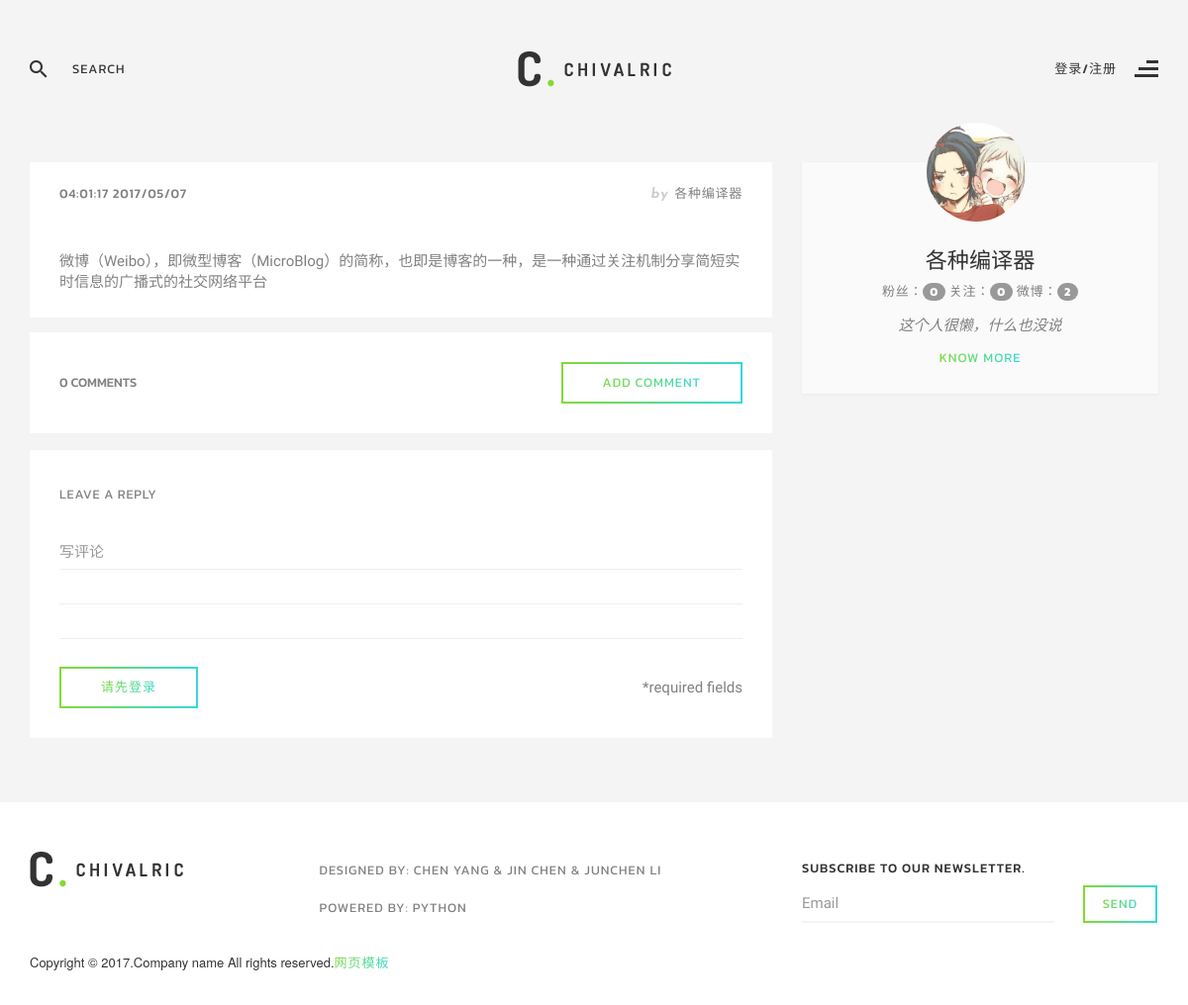
Screenshot of /content/3 with the database file from the repository.
### weibo/models.py (models this page shows, shortened)
class Article(db.Model):
	__tablename__ = 'articles'
	id = db.Column(db.Integer, primary_key=True)
	content = db.Column(db.String(140), nullable=False)
	timestamp = db.Column(db.DateTime, default=datetime.utcnow, index=True)
	user_id = db.Column(db.Integer, db.ForeignKey('users.id'))
	comments = db.relationship('Comment', backref='article')
	comments_number = db.Column(db.Integer, default=0)
	like = db.relationship('Like', backref='article')
	like_number = db.Column(db.Integer, default=0)

class User(UserMixin, db.Model):
	__tablename__ = 'users'
	id = db.Column(db.Integer, primary_key=True)
	email = db.Column(db.String(64), unique=True, index=True)
	username = db.Column(db.String(64), unique=True, index=True)
	password_hash = db.Column(db.String(128))
	image = db.Column(db.String(200), default='username.jpg')
	content = db.Column(db.String(200), default='这个人很懒，什么也没说')
	articles = db.relationship('Article', backref='user')
	comments = db.relationship('Comment', backref='user')
	like = db.relationship('Like', backref='user', lazy='dynamic')
	followers = db.relationship('Follow', foreign_keys=[Follow.followed_id], backref=db.backref('followed', lazy='joined'), lazy='dynamic', cascade='all, delete-orphan')
	followeds = db.relationship('Follow', foreign_keys=[Follow.follower_id], backref=db.backref('follower', lazy='joined'), lazy='dynamic', cascade='all, delete-orphan')
	@property
	def password(self):
		raise AttributeError('password is not a readable attribute')

### weibo/main/views.py (the view, shortened to what this page needs)
@main.route('/content/<article_id>', methods=['GET', 'POST'])
def content(article_id):
	loginform = LoginForm()
	registerform = RegisterForm()
	commentform = CommentForm()
	article = Article.query.filter_by(id=article_id).first()
	n = article.id
	comments =Comment.query.filter_by(article_id=article_id)
	total = Article.query.filter_by(user_id=article.user.id).count()
	return render_template('content.html', article=article, total=total, comments=comments, loginform=loginform, registerform=registerform, commentform=commentform)

### weibo/main/forms.py (shortened to what this page needs)
class LoginForm(Form):
	email = StringField('邮箱：', validators=[Required(), Length(1, 64), Email()])
	password = PasswordField('密码：', validators=[Required()])
	remember_me = BooleanField('记住我')
	submit = SubmitField('登录')

class RegisterForm(Form):
	email = StringField('邮箱：', validators=[Required(), Length(1, 64), Email()])
	username = StringField('用户名：', validators=[
		Required(), Length(1, 64)
		])
	password =PasswordField('密码：', validators=[Required()])
	password2 = PasswordField('重复密码：', validators=[Required(), EqualTo('password', message='两次密码应一致')])
	submit = SubmitField('注册')

### weibo/templates/content.html (shortened to what this page needs)
﻿<!DOCTYPE html>
<html lang="en">
<head>
    <link rel="stylesheet" href="../static/css/bootstrap.min.css">
    <link rel="stylesheet" href="../static/css/font-awesome.min.css">
    <link rel="stylesheet" href="../static/vendors/owl-carousel/assets/owl.carousel.css">
    <link rel="stylesheet" href="../static/vendors/magnific-popup/magnific-popup.css">
    <link rel="stylesheet" href="../static/vendors/flexslider/flexslider.css">
    <link href="../static/bootstrap3/css/bootstrap.css" rel="stylesheet" />
    <link href="../static/css/login-register.css" rel="stylesheet" />
    <link rel="stylesheet" href="http://netdna.bootstrapcdn.com/font-awesome/4.0.3/css/font-awesome.css">
    <link href="../static/css/style.css" rel="stylesheet">
    <link href="../static/css/theme/green.css" rel="stylesheet">
</head>
<body class="home">
    <header class="row transparent white header1" data-spy="affix" data-offset-top="0" id="header">
        <div class="container">
            <div class="row top-header">
                <div class="col-sm-4 search-form-col">
                    <form action="#" method="get" class="search-form">
                        <div class="input-group">
                            <span class="input-group-addon"><img src="../static/images/search-icon-dark.png" alt=""></span>
                            <input type="search" class="form-control" placeholder="search">
                        </div>
                    </form>
                </div>
                <div class="col-sm-4 logo-col text-center">
                    <a href="/"><img src="../static/images/logo-black-green.png" alt=""></a>
                </div>
                <div class="col-sm-4 menu-trigger-col text-right">
                    <button class="menu-trigger black pull-right">
                    {% if current_user.is_authenticated %}
                    <span class="active-page">more</span>
                    {% else %}
                    <span class="active-page">登录/注册</span>
                    {% endif %}
                    <img src="../static/images/menu-align-dark.png" alt="" class="icon-burger">
                </button>
                </div>
            </div>
        </div>
    </header>
    <section class="row content-wrap">
        <div class="container">
        <h2 class="page-title text-center">&nbsp;</h2>
            <div class="row">
                <div class="col-md-8 single-post-contents">
                    <article class="single-post-content row m0 post">
                        <header class="row">
                            <h5 class="post-meta">
                                <a href="#" class="date" style="float: left;">{{ moment(article.timestamp).format('HH:mm:ss YYYY/MM/DD') }}</a>
                                <span class="post-author"><i>by</i><a href="/{{ article.user.username }}">{{ article.user.username }}</a></span>
                            </h5>
                        </header>
                        <div class="post-content row">
                            <p style="width: 100%; word-wrap: break-word;" class="personal-font-p">{{ article.content }}</p>
                        </div>
                    </article>
                    <article class="single-post-content row m0 post">
                        <div class="row m0 comments">
                            <h5 class="response-count">{{ article.comments_number }} comments<a href="#comment-form" class="btn btn-primary pull-right"><span>add comment</span></a></h5>
                        </div>
                    </article>
                    <article class="single-post-content row m0 post">
                        <form action="/content/{{ article.id }}" method="post" class="comment-form row" id="comment-form">
                            <h5 class="form-title">leave a reply</h5>
                            <div class="form-group col-sm-12">
                                {{ commentform.content(id="message", class="form-control", placeholder="写评论", required='required') }}
                            </div>
                            <div class="col-sm-12">
                                {% if current_user.is_authenticated %}
                                {{ commentform.submit(class='btn-primary', style='color: gray') }}
                                {% else %}
                                <button type="submit" class="btn-primary" data-toggle="modal" href="javascript:void(0)" onclick="openLoginModal();"><span>请先登录</span></button>
                                {% endif %}
                                <h5 class="pull-right">*required fields</h5>
                            </div>
                        </form>
                    </article>
                </div>
                <div class="col-md-4 sidebar">
                    <aside class="row m0 widget-author widget">
                        <div class="widget-author-inner row">
                            <div class="author-avatar row">
                                <a href="/{{ article.user.username }}"><img src="../static/images/touxiang/{{ article.user.image }}" alt="" class="img-circle" width="100" height="100"></a>
                            </div>
                            <a href="/{{ article.user.username }}">
                                <h2 class="author-name">{{ article.user.username }}</h2>
                            </a>
                            <div class="author-title">
                                粉丝：<span class="badge">{{ article.user.followers.count() }}</span>
                                关注：<span class="badge">{{ article.user.followeds.count() }}</span>
                                微博：<span class="badge">{{ total }}</span>
                            </div>
                            <p class="text-center">{{ article.user.content }}</p>
                            <a href="/{{ article.user.username }}" class="know-more">know more</a>
                        </div>
                    </aside>
                </div>
            </div>
        </div>
    </section>
    <footer class="row" id="footer">
        <div class="container">
            <div class="row top-footer">
                <div class="widget col-sm-3 widget-about">
                    <div class="row m0">
                        <a href="/"><img src="../static/images/logo-black-green.png" alt=""></a>
                    </div>
                </div>
                <div class="widget col-sm-5 widget-menu">
                    <div class="row">
                        <ul class="nav column-menu white-bg">
                            <li><a>Designed by: Chen Yang & jin chen & junchen li</a></li>
                            <li><a>Powered by: Python</a></li>
                        </ul>
                    </div>
                </div>
                <div class="widget col-sm-4 widget-subscribe">
                    <h5 class="widget-title">subscribe to our newsletter.</h5>
                    <form action="#" method="post" class="form-inline subscribe-form">
                        <div class="form-group">
                            <input type="email" class="form-control" placeholder="Email">
                        </div>
                        <button type="submit" class="btn btn-primary btn-sm"><span>send</span></button>
                    </form>
                </div>
            </div>
            <h5 class="copyright">Copyright &copy; 2017.Company name All rights reserved.<a target="_blank" href="http://sc.chinaz.com/moban/">&#x7F51;&#x9875;&#x6A21;&#x677F;</a></h5>
        </div>
    </footer>
</body>
</html>

### weibo/static/css/theme/green.css (style rules this page uses)
.btn-primary { border-left-color: #81db34; border-right-color: #34d9da; background-image: -webkit-linear-gradient(left, #81db34 0%, #34d9da 100%), -webkit-linear-gradient(left, #81db34 0%, #34d9da 100%); background-image: -moz-linear-gradient(left, #81db34 0%, #34d9da 100%), -moz-linear-gradient(left, #81db34 0%, #34d9da 100%); background-image: -o-linear-gradient(left, #81db34 0%, #34d9da 100%), -o-linear-gradient(left, #81db34 0%, #34d9da 100%); background-image: linear-gradient(to right, #81db34 0%, #34d9da 100%), linear-gradient(to right, #81db34 0%, #34d9da 100%); }
.btn-primary span { background: -webkit-linear-gradient(330deg, #81db34 0%, #34d9da 100%); -webkit-background-clip: text; -webkit-text-fill-color: transparent; color: #34d9da; }
.copyright a { background: -webkit-linear-gradient(330deg, #81db34 0%, #34d9da 100%); -webkit-background-clip: text; -webkit-text-fill-color: transparent; color: #34d9da; }
.widget-author .know-more { background: -webkit-linear-gradient(330deg, #81db34 0%, #34d9da 100%); -webkit-background-clip: text; -webkit-text-fill-color: transparent; color: #34d9da; }

### rows the page displays
Article: timestamp "04:01:17 2017/05/07", content "微博（Weibo），即微型博客（MicroBlog）的简称，也即是博客的一种，是一种通过关注机制分享简短实时信息的广播式的社交网络平台", comments_number "0"
User: user.username "各种编译器", user.image (picture), user.content "这个人很懒，什么也没说"

### other values shown
{{ article.user.followers.count() }} "0"
{{ article.user.followeds.count() }} "0"
{{ total }} "2"
